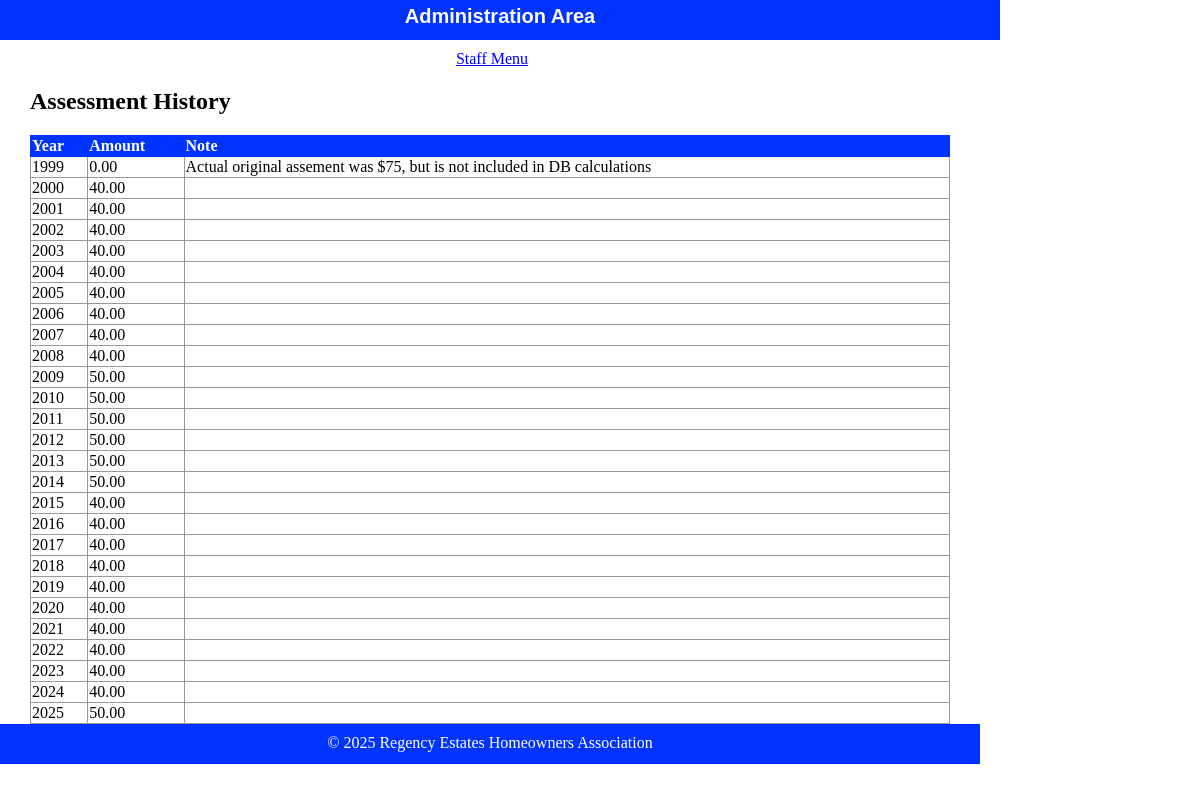
Screenshot of /html/public/staff/assessments/index.php with the database file from the repository.
### tables this page shows
CREATE TABLE `assessment` (
  `id` int(11) NOT NULL AUTO_INCREMENT,
  `yr` int(11) DEFAULT NULL,
  `amount` decimal(10,2) DEFAULT NULL,
  `note` varchar(256) DEFAULT NULL,
  PRIMARY KEY (`id`)
);

### html/private/assessment_functions.php (called while the page is built, shortened)
<?php
    function find_all_assessments() {
    global $db;
    $sql = "SELECT * FROM assessment ORDER BY yr";
    $result = mysqli_query($db, $sql);
    return $result;
    }
?>

### html/private/functions.php (called while the page is built, shortened)
<?php
function htmlsc($string = "")
{
    return htmlspecialchars($string);
}
?>

### html/public/staff/assessments/index.php (the view, shortened to what this page needs)
<?php require_once('../../../private/initialize.php'); ?>
<?php require_once('../../../private/assessment_functions.php'); ?>
<?php $assessment_set = find_all_assessments(); ?>
<?php include(SHARED_PATH . '/header.php'); ?>
    <div id="content">
        <div id="regency-menu">
            <h2>Assessment History</h2>
            <table class="list">
                <tr>
                    <th>Year</th>
                    <th>Amount</th>
                    <th>Note</th>
                </tr>
                <?php while($assessment = mysqli_fetch_assoc($assessment_set)) { ?>
                    <tr>
                        <td><?php echo htmlsc($assessment['yr']); ?></td>
                        <td><?php echo htmlsc($assessment['amount']); ?></td>
                        <td><?php echo htmlsc($assessment['note']); ?></td>
                    </tr>
                <?php } ?>
            </table>
        </div>
    </div>
<?php include(SHARED_PATH . '/footer.php'); ?>

### html/public/stylesheets/staff.css (style rules this page uses)
html { height: 100%; width: 100%; }
body { height: 1000px; width: 100%; margin: 0; padding: 0; }
#content { width: 920px; min-height: 500px; padding: 0 30px; }
table { border-collapse: collapse; vertical-align: top; }
table.list { width: 100%; }
table.list tr td { border: 1px solid #999999; }
table.list tr th { border: 1px solid #0033FF; background: #0033FF; color: white; text-align: left; }

### rows the page displays
assessment: yr "1999", amount "0.00", note "Actual original assement was $75, but is not included in DB calculations"
assessment: yr "2000", amount "40.00"
assessment: yr "2001", amount "40.00"
assessment: yr "2002", amount "40.00"
assessment: yr "2003", amount "40.00"
assessment: yr "2004", amount "40.00"
assessment: yr "2005", amount "40.00"
assessment: yr "2006", amount "40.00"
assessment: yr "2007", amount "40.00"
assessment: yr "2008", amount "40.00"
assessment: yr "2009", amount "50.00"
assessment: yr "2010", amount "50.00"
assessment: yr "2011", amount "50.00"
assessment: yr "2012", amount "50.00"
assessment: yr "2013", amount "50.00"
assessment: yr "2014", amount "50.00"
assessment: yr "2015", amount "40.00"
assessment: yr "2016", amount "40.00"
assessment: yr "2017", amount "40.00"
assessment: yr "2018", amount "40.00"
assessment: yr "2019", amount "40.00"
assessment: yr "2020", amount "40.00"
assessment: yr "2021", amount "40.00"
assessment: yr "2022", amount "40.00"
assessment: yr "2023", amount "40.00"
assessment: yr "2024", amount "40.00"
assessment: yr "2025", amount "50.00"
